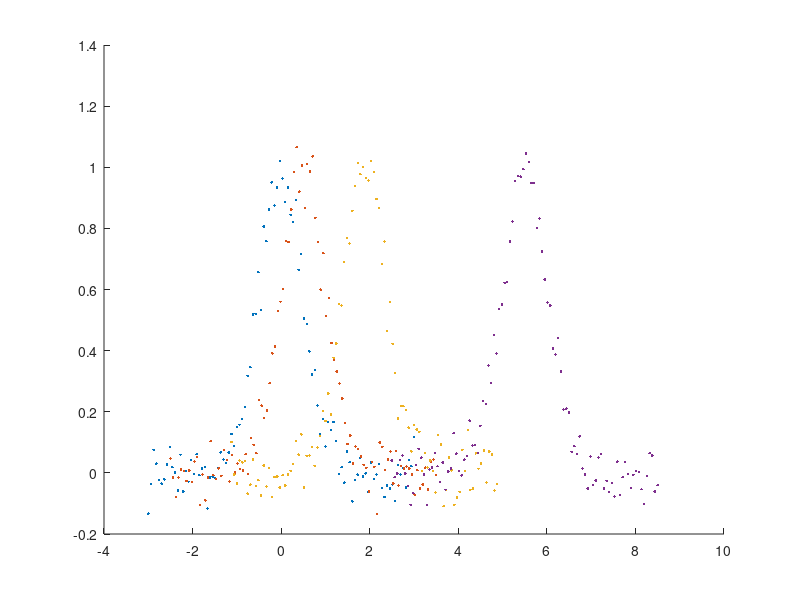

MATLAB code for this plot: (Note: this script raises an error after producing the figure.)
% Test the global fit class
% Generate a number of Gaussians displaced from the origin by different 
% amounts but with the same width and amplitude, then perform a global fit.
% TODO: write documentation for global fit


clear all
close all

rng(1)  % Set a seed for the random number generation (for reproducibility)

toColumn = @(x) x(:);  % Helper function: the data must be in column vectors

model = @(x, p) p(1)*exp(-(x-p(2)).^2/(2*p(3).^2));  % Gaussian function

% Four datasets: shifted Gaussians
pars = [1, 0, 0.5; 
        1, 0.5, 0.5;
        1, 1.88, 0.5;
        1, 5.5, 0.5];

N = 100;  % Points per curve
noise = 0.05;  % Absolute noise level

% Generate and plot data
figure()
hold on
for i=1:size(pars, 1)
    x0 = pars(i,2);
    A = pars(i,1);
    s = pars(i,3);
    xData{i} = toColumn(linspace(x0-6*s, x0+6*s, N));
    yData{i} = toColumn(model(xData{i}, pars(i,:))) + noise*randn(size(xData{i}));
    plot(xData{i}, yData{i}, '.')
end
hold off

ub = [2, 10, 2; 
      NaN, 10, NaN;
      NaN, 10, NaN;
      NaN, 5, NaN];
lb = [-1, -1, 0; 
      NaN, 0, NaN;
      NaN, 0, NaN;
      NaN, 0, NaN];
fixed = [NaN, 0, 0.7; 
         NaN, NaN, NaN;
         NaN, NaN, NaN;
         NaN, NaN, NaN];

gf = GlobalFitSimple();  % Instantiate the class
gf.setData(xData, yData);  % Set the data to fit
% 3 -> number of parameters. The last array tells whether a parameter is local or global
gf.setModel(model, 3, [1 0 1]) 
gf.setStart(pars)  % Set start point (for all data)
% gf.setUb(ub);
% gf.setLb(lb);
% gf.fixParameters(fixed);
gf.fit()  % Run the fit! 
fit_pars = gf.getFittedParameters()  % Retrieve the fitted parameters...
fit_errs = gf.getParamersErrors()  % ...and their errors

% Evaluate and plot the fit
hold on
for i=1:size(pars, 1)
    yData{i} = toColumn(model(xData{i}, fit_pars(i,:)));
    plot(xData{i}, yData{i}, '-')
end
hold off